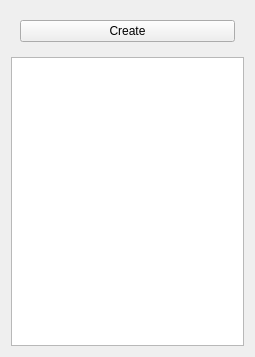
<?xml version="1.0" encoding="UTF-8"?>
<ui version="4.0">
 <class>Album_List_Widget</class>
 <widget class="QWidget" name="Album_List_Widget">
  <property name="geometry">
   <rect>
    <x>0</x>
    <y>0</y>
    <width>255</width>
    <height>357</height>
   </rect>
  </property>
  <property name="windowTitle">
   <string>Form</string>
  </property>
  <layout class="QVBoxLayout" name="verticalLayout">
   <item>
    <widget class="QFrame" name="frame">
     <property name="frameShape">
      <enum>QFrame::NoFrame</enum>
     </property>
     <property name="frameShadow">
      <enum>QFrame::Raised</enum>
     </property>
     <layout class="QHBoxLayout" name="horizontalLayout">
      <item>
       <widget class="QPushButton" name="create_album_button">
        <property name="text">
         <string>Create</string>
        </property>
        <property name="icon">
         <iconset resource="resource.qrc">
          <normaloff>:/icons/album-add.png</normaloff>:/icons/album-add.png</iconset>
        </property>
       </widget>
      </item>
     </layout>
    </widget>
   </item>
   <item>
    <widget class="QListView" name="album_list"/>
   </item>
  </layout>
 </widget>
 <resources>
  <include location="resource.qrc"/>
 </resources>
 <connections/>
</ui>
